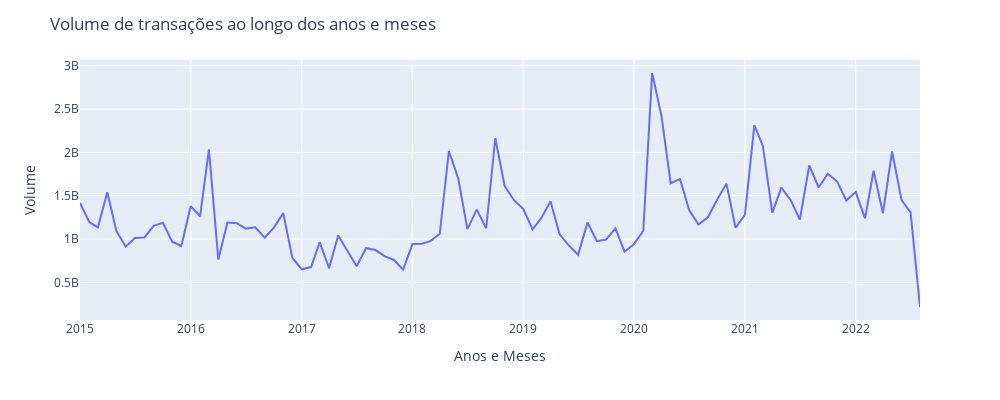

Source (notebook cell):
### Code cell
df_volume = df.groupby(['YearMonth'], as_index=False)['Volume'].sum()


exibirTimeSeries(df_volume, 'YearMonth', 'Volume', title='Volume de transações ao longo dos anos e meses', ylabel='Volume', xlabel='Anos e Meses')
